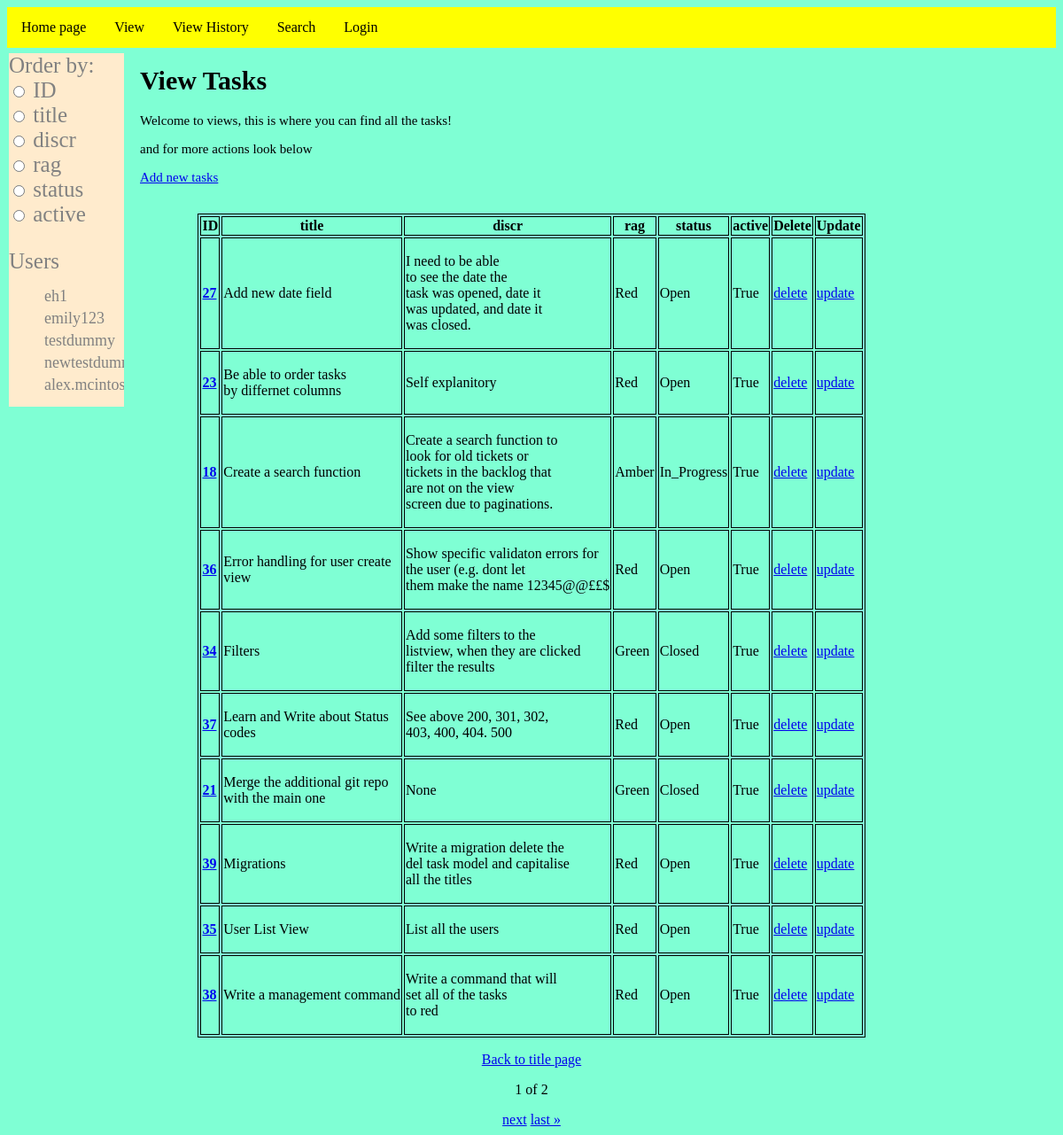
Screenshot of /view/ with the database file from the repository.
### taskmanager/models.py (models this page shows, shortened)
class Task(models.Model):
    title = models.CharField(max_length=255)
    discr = models.CharField(max_length=255)
    rag = models.CharField(max_length=255)
    status = models.CharField(max_length=255)
    active = models.BooleanField()

### taskmanager/views.py (the view)
# urls.py: path("view/", views.TaskListView.as_view(), name="view_tasks"),
class TaskListView(ContextDataMixim, generic.ListView):
    model = Task
    title = "View"
    template_name = "view.html"
    context_object_name = "model"
    paginate_by = 10
    ordering = ["id"]
    def get_queryset(self) -> QuerySet[Any]:
        initial_order = self.request.GET.get("order")  #
        default_order = (
            "title"
            if initial_order not in [f.name for f in Task._meta.get_fields()]
            else initial_order
        )
        order_by = self.request.GET.get("order_by", default_order)
        return Task.objects.all().order_by(order_by)
    def get_context_data(self, **kwargs):
        context = super().get_context_data(**kwargs)
        context["order_by"] = self.request.GET.get("order_by")
        return context

### my_task_manager/custom_filters.py (called while the page is built)
@register.filter(name="add_line_breaks")
def add_line_breaks(inputted, line_break_num):
    words = inputted.split()
    result = []
    for i, word in enumerate(words, start=1):
        result.append(word)
        if i % line_break_num == 0 and i != len(words):
            result.append("\n")
    result = " ".join(result)
    return result

### taskmanager/views.py (called while the page is built)
    def get_context_data(self, **kwargs: Any) -> dict[str, Any]:
        context = super().get_context_data(**kwargs)
        context["fields"] = Task._meta.fields
        context["title"] = self.title
        context["user"] = User.objects.all()
        context["filter"] = Task.objects.order_by(**kwargs)
        return context

### taskmanager/templates/view.html (shortened to what this page needs)
{% extends "base_layout.html" %}
{% load static %} {% load mytags %}
        {% block content %}
        <div class="main">
        <body>
        <h1>View Tasks</h1>
        <p>Welcome to views, this is where you can find all the tasks!</p>
        <p>and for more actions look below</p>
        <p><a href="create">Add new tasks</a></p>
            <div class="sidenav">
                <form id="order_by" method="GET">
                    <label for="order_by">Order by:</label>
                    {% for field in fields %}
                        <br>
                        <input type="radio" id="{{ field.name }}" name="order_by" value="{{ field.name }}" onchange="submitForm()">
                        <label for="{{ field.name }}">{{ field.verbose_name }}</label>
                    {% endfor %}
                </form>
                <p>Users</p>
                {% for i in user %}
                    <ul><a href={% url "main" %}>{{i}}</a></ul>
                {% endfor %}
            </div>
        <br>
    </body>
    </div>
{% endblock %}
{% block table %}
<table class="center">
    {% for field in fields %}<th>{{ field.verbose_name }}</th>{% endfor %}
    <th>Delete</th>
    <th>Update</th>
    {% for task in model %}
        <tr>
            <td>
                <a href="{% url 'detail' task.id %}"><b>{{ task.id }}</b></a>
            </td>
            <td>{{ task.title|capfirst|add_line_breaks:5|linebreaks }}</td>
            <td>{{ task.discr|capfirst|add_line_breaks:5|linebreaks }}</td>
            <td>{{ task.rag }}</td>
            <td>{{ task.status }}</td>
            <td>{{ task.active }}</td>
            <td><a href="{% url 'delete' task.id %}">delete</a></td>
            <td><a href="{% url 'update' task.id %}">update</a></td>
        </tr>
    {% endfor %}
</table>
{% endblock %}

### taskmanager/static/mainstatic.css (style rules this page uses)
table, th, td { border: 1px solid black; }
table.center { margin-left: auto; margin-right: auto; }
.main { margin-left: 140px; font-size: 15px; padding: 0px 10px; }
.sidenav { background-color: blanchedalmond; color: #818181; width: 130px; position: absolute; z-index: 1; top: 60px; left: 10px; overflow-x: hidden; font-size: 25px; }
.sidenav ul { list-style-type: none; }

### taskmanager/templates/base_layout.html (style rules this page uses)
body { background-color:aquamarine; }

### rows the page displays
Task: id "27", title|add_line_breaks "Add new date field", discr|add_line_breaks "I need to be able to see the date the task was opened, date it was updated, and date it was closed.", rag "Red", status "Open", active "True"
Task: id "23", title|add_line_breaks "Be able to order tasks by differnet columns", discr|add_line_breaks "Self explanitory", rag "Red", status "Open", active "True"
Task: id "18", title|add_line_breaks "Create a search function", discr|add_line_breaks "Create a search function to look for old tickets or tickets in the backlog that are not on the view screen due to paginations.", rag "Amber", status "In_Progress", active "True"
Task: id "36", title|add_line_breaks "Error handling for user create view", discr|add_line_breaks "Show specific validaton errors for the user (e.g. dont let them make the name 12345@@££$", rag "Red", status "Open", active "True"
Task: id "34", title|add_line_breaks "Filters", discr|add_line_breaks "Add some filters to the listview, when they are clicked filter the results", rag "Green", status "Closed", active "True"
Task: id "37", title|add_line_breaks "Learn and Write about Status codes", discr|add_line_breaks "See above 200, 301, 302, 403, 400, 404. 500", rag "Red", status "Open", active "True"
Task: id "21", title|add_line_breaks "Merge the additional git repo with the main one", discr|add_line_breaks "None", rag "Green", status "Closed", active "True"
Task: id "39", title|add_line_breaks "Migrations", discr|add_line_breaks "Write a migration delete the del task model and capitalise all the titles", rag "Red", status "Open", active "True"
Task: id "35", title|add_line_breaks "User List View", discr|add_line_breaks "List all the users", rag "Red", status "Open", active "True"
Task: id "38", title|add_line_breaks "Write a management command", discr|add_line_breaks "Write a command that will set all of the tasks to red", rag "Red", status "Open", active "True"

### other values shown
{{ field.verbose_name }} "ID" "title" "discr" "rag" "status" "active"
{{ i }} "eh1"
{{ i }} "emily123"
{{ i }} "testdummy"
{{ page_obj.number }} "1"
{{ page_obj.paginator.num_pages }} "2"
